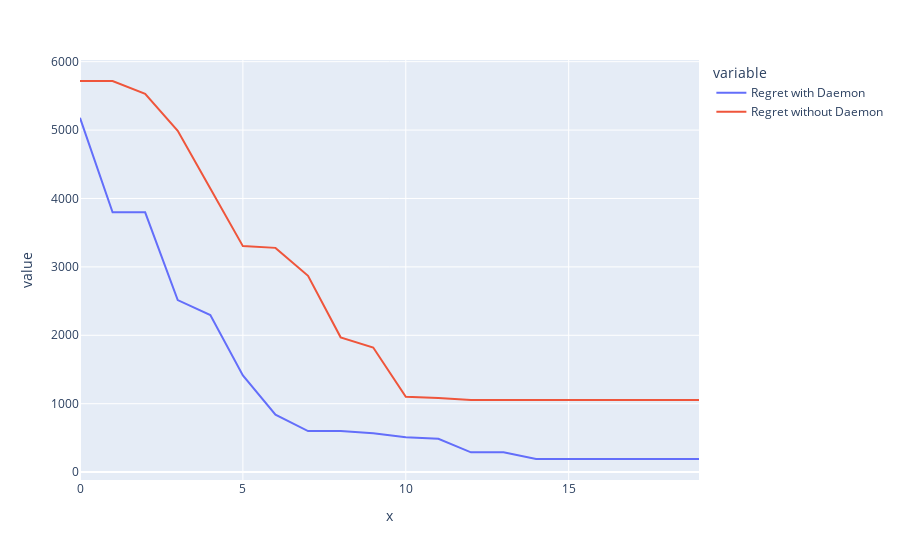

This figure's notebook cell:
### Code cell
scores_DA_df = pd.DataFrame({'Regret with Daemon':scores_w_daemon,'Regret without Daemon':scores_wo_daemon })
px.line(scores_DA_df,y=['Regret with Daemon', 'Regret without Daemon'], x = np.arange(len(scores_w_daemon)))

### Figure 1 — Plotly figure (JSON) as saved in the notebook; plotly's stock layout.template omitted (floating-point values rounded to 4 significant figures)
{"data": [{"hovertemplate": "variable=Regret with Daemon<br>x=%{x}<br>value=%{y}<extra></extra>", "legendgroup": "Regret with Daemon", "line": {"color": "#636efa", "dash": "solid"}, "marker": {"symbol": "circle"}, "mode": "lines", "name": "Regret with Daemon", "orientation": "v", "showlegend": true, "type": "scatter", "x": [0, 1, 2, 3, 4, 5, 6, 7, 8, 9, 10, 11, 12, 13, 14, 15, 16, 17, 18, 19], "xaxis": "x", "y": [5179.0, 3798.0, 3798.0, 2514.0, 2297.0, 1413.0, 839.3, 600.3, 600.3, 567.2, 510.7, 486.4, 289.4, 289.4, 191.4, 191.4, 191.4, 191.4, 191.4, 191.4], "yaxis": "y"}, {"hovertemplate": "variable=Regret without Daemon<br>x=%{x}<br>value=%{y}<extra></extra>", "legendgroup": "Regret without Daemon", "line": {"color": "#EF553B", "dash": "solid"}, "marker": {"symbol": "circle"}, "mode": "lines", "name": "Regret without Daemon", "orientation": "v", "showlegend": true, "type": "scatter", "x": [0, 1, 2, 3, 4, 5, 6, 7, 8, 9, 10, 11, 12, 13, 14, 15, 16, 17, 18, 19], "xaxis": "x", "y": [5718.0, 5718.0, 5530.0, 4989.0, 4147.0, 3304.0, 3278.0, 2870.0, 1970.0, 1821.0, 1100.0, 1084.0, 1056.0, 1056.0, 1056.0, 1056.0, 1056.0, 1056.0, 1056.0, 1056.0], "yaxis": "y"}], "layout": {"legend": {"title": {"text": "variable"}, "tracegroupgap": 0}, "margin": {"t": 60}, "xaxis": {"anchor": "y", "domain": [0, 1], "title": {"text": "x"}}, "yaxis": {"anchor": "x", "domain": [0, 1], "title": {"text": "value"}}}}
